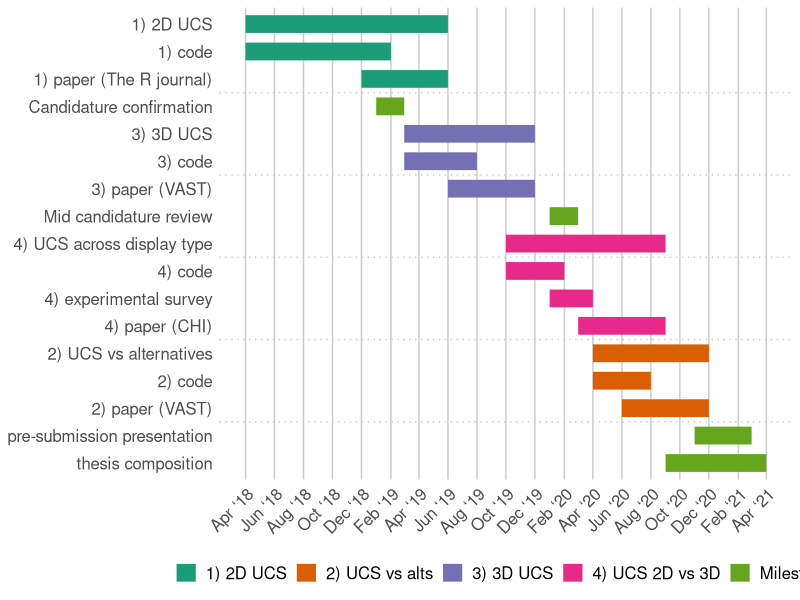

Reproduce this figure in R.
## ---- chunk 1
## working from: https://stats.andrewheiss.com/misc/gantt.html
library(tidyverse)
library(lubridate)
library(scales)

tasks <- tribble(
  ~Start,       ~End,         ~Project,     ~Task,
  "2018-04-01", "2019-06-01", "1) 2D UCS",  "1) 2D UCS",
  "2018-04-01", "2019-02-01", "1) 2D UCS",  "1) code",
  "2018-12-01", "2019-06-01", "1) 2D UCS",  "1) paper (The R journal)",
  "2019-01-01", "2019-03-01", "Milestones", "Candidature confirmation",

  "2019-03-01", "2019-12-01", "3) 3D UCS",  "3) 3D UCS",
  "2019-03-01", "2019-08-01", "3) 3D UCS",  "3) code",
  "2019-06-01", "2019-12-01", "3) 3D UCS",  "3) paper (VAST)",
  "2020-01-01", "2020-03-01", "Milestones", "Mid candidature review",

  "2019-10-01", "2020-09-01", "4) UCS 2D vs 3D", "4) UCS across display type",
  "2019-10-01", "2020-02-01", "4) UCS 2D vs 3D", "4) code",
  "2020-01-01", "2020-04-01", "4) UCS 2D vs 3D", "4) experimental survey",
  "2020-03-01", "2020-09-01", "4) UCS 2D vs 3D", "4) paper (CHI)",

  "2020-04-01", "2020-12-01", "2) UCS vs alts", "2) UCS vs alternatives",
  "2020-04-01", "2020-08-01", "2) UCS vs alts", "2) code",
  "2020-06-01", "2020-12-01", "2) UCS vs alts", "2) paper (VAST)",

  
  "2020-11-01", "2021-03-01", "Milestones", "pre-submission presentation",
  "2020-09-01", "2021-04-01", "Milestones", "thesis composition"
)

# Convert data to long for ggplot
tasks.long <- tasks %>%
  mutate(Start = ymd(Start),
         End = ymd(End)) %>%
  gather(date.type, task.date, -c(Project, Task)) %>%
  #arrange(date.type, task.date) %>%
  mutate(Task = factor(Task, levels=rev(unique(Task)), ordered=T))
# Custom theme for making a clean Gantt chart
theme_gantt <- function(base_size=11) {
  ret <- theme_bw(base_size) %+replace%
    theme(panel.background = element_rect(fill="#ffffff", colour=NA),
          axis.title.x=element_text(vjust=-0.2), axis.title.y=element_text(vjust=1.5),
          title=element_text(vjust=1.2),
          panel.border = element_blank(), axis.line=element_blank(),
          panel.grid.minor=element_blank(),
          panel.grid.major.y = element_blank(),
          panel.grid.major.x = element_line(size=0.5, colour="grey80"),
          axis.ticks=element_blank(),
          legend.position="bottom",
          axis.title=element_text(size=rel(0.8)),
          strip.text=element_text(size=rel(1)),
          strip.background=element_rect(fill="#ffffff", colour=NA),
          panel.spacing.y=unit(1.5, "lines"),
          legend.key = element_blank())

  ret
}

# Calculate where to put the dotted lines that show up every three entries
x.breaks <- seq(length(tasks$Task) + 0.5 - 3, 0, by=-3)

# Build plot
timeline <- ggplot(tasks.long, aes(x=Task, y=task.date, colour=Project)) +
  geom_line(size=6) +
  geom_vline(xintercept=x.breaks, colour="grey80", linetype="dotted") +
  guides(colour=guide_legend(title=NULL)) +
  labs(x=NULL, y=NULL) + coord_flip() +
  scale_y_date(date_breaks="2 months", labels=date_format("%b ‘%y")) +
  theme_gantt() + theme(axis.text.x=element_text(angle=45, hjust=1)) +
  scale_color_brewer(palette = "Dark2") +
  theme(axis.text.x = element_text(size = 12),
        axis.text.y = element_text(size = 12),
        legend.text = element_text(size = 12))

timeline
